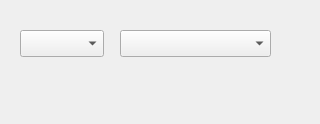
<ui version="4.0" >
 <class>TmHmEditDlg</class>
 <widget class="QDialog" name="TmHmEditDlg" >
  <property name="geometry" >
   <rect>
    <x>0</x>
    <y>0</y>
    <width>320</width>
    <height>124</height>
   </rect>
  </property>
  <property name="windowTitle" >
   <string>TM HM Edit</string>
  </property>
  <property name="windowIcon" >
   <iconset>
    <normaloff>PPRE.ico</normaloff>PPRE.ico</iconset>
  </property>
  <widget class="QComboBox" name="chooseTm" >
   <property name="geometry" >
    <rect>
     <x>20</x>
     <y>30</y>
     <width>84</width>
     <height>27</height>
    </rect>
   </property>
  </widget>
  <widget class="QComboBox" name="chooseMove" >
   <property name="geometry" >
    <rect>
     <x>120</x>
     <y>30</y>
     <width>151</width>
     <height>27</height>
    </rect>
   </property>
  </widget>
 </widget>
 <resources/>
 <connections>
  <connection>
   <sender>chooseTm</sender>
   <signal>currentIndexChanged(int)</signal>
   <receiver>TmHmEditDlg</receiver>
   <slot>changedTm()</slot>
   <hints>
    <hint type="sourcelabel" >
     <x>90</x>
     <y>38</y>
    </hint>
    <hint type="destinationlabel" >
     <x>113</x>
     <y>6</y>
    </hint>
   </hints>
  </connection>
 </connections>
 <slots>
  <slot>changedTm()</slot>
 </slots>
</ui>
